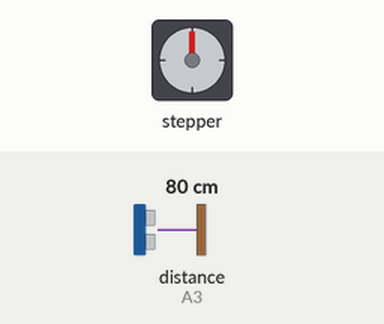
Recording of a sketch running on a simulated Arduino Mega 2560, built with avr-gcc and run on an emulated ATmega2560. On the bench: stepper motor. Wiring (inferred from the names in the program): ultrasonic range finder: trigger pin 48; echo A3; stepper motor driver (200 steps per turn assumed): step pin 22; direction pin 23. Inputs (shaded band) come from the test bench; at power-on: distance to the obstacle (sensor on A3) 80 cm. The echo pulse lasts 58.3 µs per cm; what the sketch prints to the serial monitor is not drawn.

Above: at 0.05 s.
At 0.2 s:
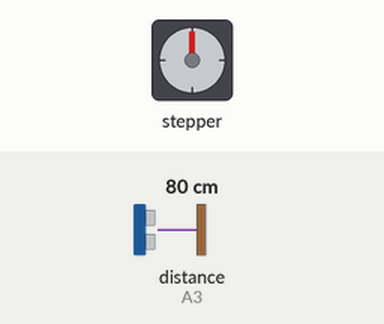
At 0.4 s:
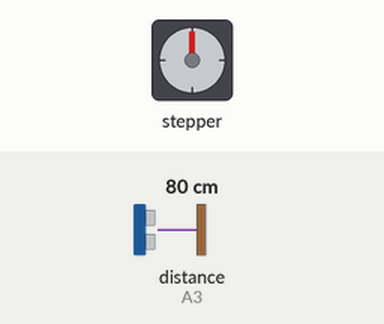
At 10.35 s:
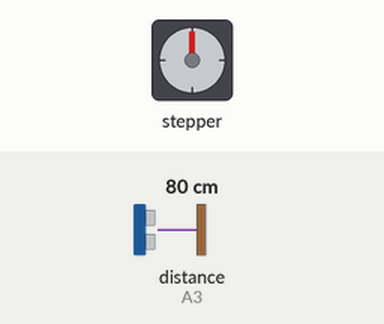
Timing chart, 0 to 13.5 s (numbered marks = the images above):
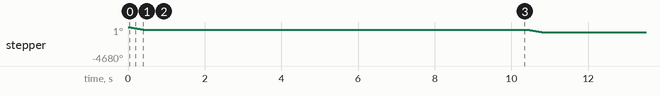

Measured:
- by itself, stepper: turns 360° counter-clockwise in 0.38 s, repeating every 10.4 s

The sketch:

z_move.ino
```cpp
// // *******MEGA**************
// Ultras sonic Z
const int trigZ = 48;
const int echoZ = A3;

// nema 17 Z motor
const int stepZ = 22;
const int dirZ = 23;
//******************************

// **********UNO***************
// // Ultras sonic Z
// const int trigZ = 3;
// const int echoZ = A3;

// nema 17 Z motor
// const int stepZ = 8;
// const int dirZ = 7;


// // dir HIGH - in
// // dir LOW - out


const int stepsPerRev = 200;


int distZ;


void setup() {
  // put your setup code here, to run once:
  pinMode(stepZ, OUTPUT);
  pinMode(dirZ, OUTPUT);

  pinMode(trigZ, OUTPUT);
  pinMode(echoZ, INPUT);

  Serial.begin(9600);

}

void loop() {
  // put your main code here, to run repeatedly:
  // moveFW23(dirZ, stepZ);

  // moveBW23(dirZ, stepZ);
  distZ = getDistance(echoZ, trigZ);
  Serial.print("distZ - ");
  Serial.println(distZ);

// move fw - out
// move bw - out
  // distance 3-4 - all the way in

  // move out dist: ...

  // move to board........................
  // if(distZ >= 11){
  //   moveFW23(dirZ, stepZ);
  // }else if(distZ <= 8){
  //   stopMotor23(dirZ, stepZ);
  // }
  // moveFW23(dirZ, stepZ);


// move into the board.....................
move_in(dirZ,stepZ, distZ);
delay(5000);
move_out(dirZ, stepZ, distZ);
delay(5000);
}
void move_in(int dir_z, int step_z, int dist_z){
 if (dist_z>5)
 moveFW23(dir_z,step_z);
 else if (dist_z <= 5)
 {
   stopMotor23(dir_z, step_z);
 }
}

void move_out(int dir_z, int step_z, int dist_z){
   if (dist_z <= 12)
 moveBW23(dir_z,step_z);
 else if (dist_z > 10)
 {
   stopMotor23(dir_z, step_z);
 }
}

int getDistance(int echo, int trig) {
  // func has inputs echo and triger from the ultrasonic sensors
  // and returns the calculated distance in cm
  long duration;
  int distance;
  digitalWrite(trig, LOW);
  delayMicroseconds(2);
  digitalWrite(trig, HIGH);
  delayMicroseconds(10);
  digitalWrite(trig, LOW);
  duration = pulseIn(echo, HIGH);
  // distance in cm
  distance = duration * 0.034 / 2;
  return distance;
}

void moveFW23(int dir, int pul) {//////
  digitalWrite(dir, LOW);
  digitalWrite(pul, LOW);
  for (int i = 0; i < stepsPerRev; i++) {
    digitalWrite(pul, HIGH);
    delayMicroseconds(1000);
    digitalWrite(pul, LOW);
    delayMicroseconds(1000);
  }
}
void moveBW23(int dir, int pul) {///
  digitalWrite(dir, HIGH);
  for (int i = 0; i < stepsPerRev; i++) {
    digitalWrite(pul, HIGH);
    delayMicroseconds(1000);
    digitalWrite(pul, LOW);
    delayMicroseconds(1000);
  }
}

void stopMotor23(int dir, int pul) {
  digitalWrite(dir, LOW);
  digitalWrite(pul, LOW);
  delayMicroseconds(2000);
}
```
